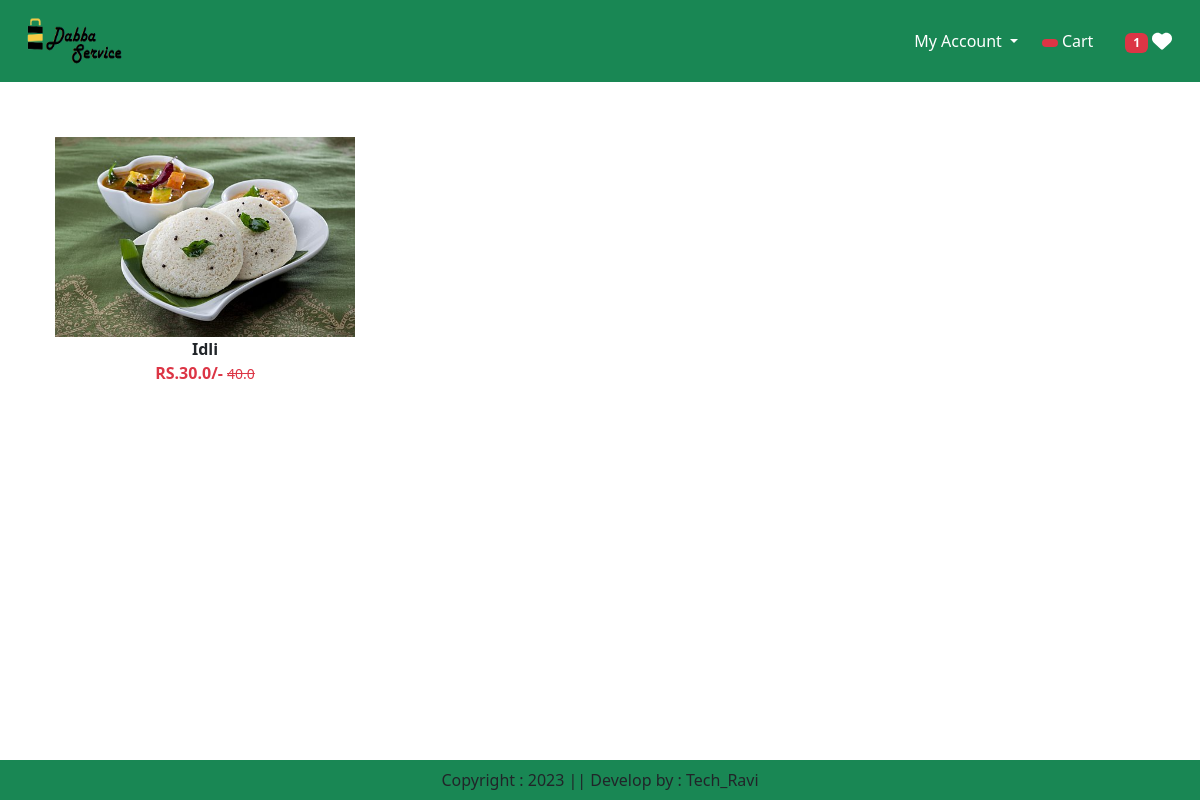
Screenshot of /wishlist/ (signed in) with the database file from the repository.
### app/models.py (models this page shows, shortened)
class Wishlist(models.Model):
    user = models.ForeignKey(User,on_delete=models.CASCADE)
    product = models.ForeignKey(Product,on_delete=models.CASCADE)

class Product(models.Model):
    title = models.CharField(max_length=100)
    selling_price = models.FloatField()
    discounted_price =models.FloatField()
    description = models.TextField()
    composition = models.TextField(default='')
    category = models.CharField(choices=CATEGORY_CHOICES, max_length=2)
    product_image = models.ImageField(upload_to='product')

### app/views.py (the view)
# urls.py: path('wishlist/', views.wishlist, name='wishitem'),
@login_required
def wishlist(request):
    user = request.user
    totalitem = 0
    wishitem = 0
    if request.user.is_authenticated:
        totalitem = len(Cart.objects.filter(user=request.user))
        wishitem = len(Wishlist.objects.filter(user=request.user))
    product = Wishlist.objects.filter(user=user)
    return render(request,"app/wishlist.html",locals())

### app/templates/app/wishlist.html (shortened to what this page needs)
{% extends 'app/base.html' %}
{% load static %}
{% block main-content %}
<div class="container my-5">
  <div class="row">
    <div class="col-sm-8">
      <div class="row">
        {% for prod in product %}
          <div class="col-sm-4 text-center mb-4 hover-shadow">
            <a href="{% url 'product-detail' prod.product.id %}" class="btn">
              <div>
                <img src="{{prod.product.product_image.url}}" width="300px" height="200px" />
                <div class="fw-bold">{{prod.product.title}}</div>
                <div class="fw-bold text-danger">
                    RS.{{prod.product.discounted_price}}/-
                    <small class="fw-light text-decoration-line-through">{{prod.product.selling_price}}</small>
                </div>
              </div>
            </a>
          </div>
        {% endfor %}
      </div>
    </div>
  </div>
</div>
{% endblock main-content %}

### rows the page displays
Wishlist: product.product_image (picture), product "Idli", product.discounted_price "30.0", product.selling_price "40.0"

### other values shown
{{ wishitem }} "1"
